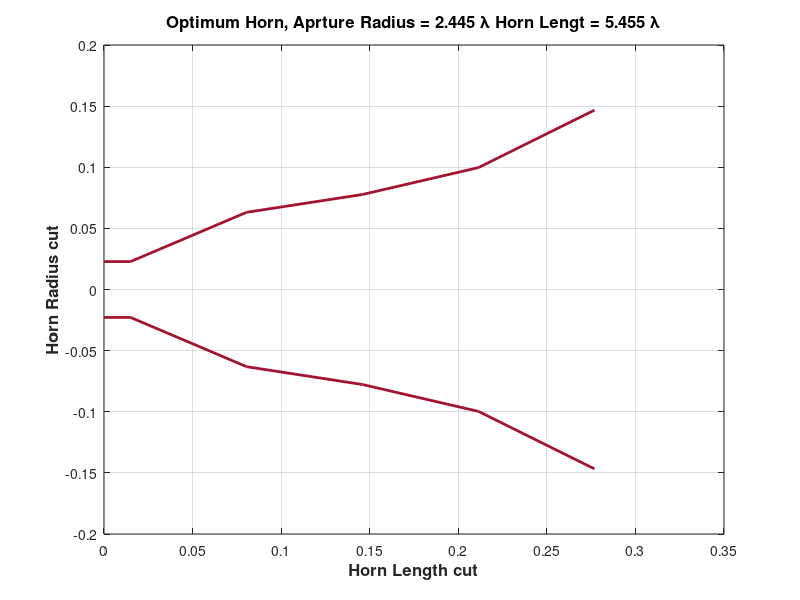

Write MATLAB code to recreate this figure. (Note: this script raises an error after producing the figure.)
%% Optimum design for -45dB return loss from pattern search optimization 
clear;
c0 = 3e8;
F = 5e9;
lamb = c0./F;
N = 5;
% data = load('fmincon_V2L_ms3serv2_fl.mat');
% fmin = data.fmin2;
% 
% R = [fmin.r(1) fmin.r(1:N).'];

R = [0.02283 0.02283 0.06313 0.07772 0.09971 0.1467]; % From GA algo


% R = [0.02 0.02 0.02667 0.03333 0.04 0.04667 0.05333 0.06 0.06667 0.07333 0.09562 0.08667 0.09333 0.1009 0.1067 0.1156...
%     0.1491];
% N = length(R) - 1;
% Len = 0.3912;
% Len = fmin.r(N + 1);

Len = 0.3273;

l1 = lamb./4;
L = [l1 ones(1, N - 1)./N .* Len];

for i = 1:N
    L_axis(i) = sum(L(1:i));
end
L_axis = [0 L_axis];
figure;
plot(L_axis, R, 'LineWidth', 2, 'Color', [0.6350, 0.0780, 0.1840] );
hold on;
plot(L_axis, -R, 'LineWidth', 2, 'Color', [0.6350, 0.0780, 0.1840] );
title(['Optimum Horn, Aprture Radius = ', num2str(R(end)./lamb), ' \lambda ', 'Horn Lengt = ', num2str(Len./lamb), ' \lambda'], 'FontSize', 12, 'FontWeight', 'bold');
xlabel('Horn Length cut', 'FontSize', 12, 'FontWeight', 'bold');
ylabel('Horn Radius cut', 'FontSize', 12, 'FontWeight', 'bold');
grid on;

%% Iteration over the frequencies 

SP = [R(2:end) Len];

XMN_data = load('Xmn.mat');
str = XMN_data.Xmn;

fc_ = fc(R(2), 1, 1);

% <<<<<<< Updated upstream
% F = linspace(fc_(1)+fc_(1)./100, fc_(3), 20);
% =======
F = linspace(fc_(1)+fc_(1)./100, fc_(11), 20);
% >>>>>>> Stashed changes
% F = 5e9;
% objective = @(x) GSM_N_opt_allvar(SP(1:N), SP(N+1), x(1:length(F)), 0);
tic;
% parfor i = 1:length(F)
RL = GSM_N_opt_allvar_V2_freq(SP(1:N), SP(N+1), F, 20);

time_used = toc;
% end

figure;
plot(F*1e-9, RL, 'LineWidth', 2);grid on;
xlabel('Frequency (GHz)', 'FontSize', 16, 'FontWeight', 'bold');
ylabel('Return loss (dB)', 'FontSize', 16, 'FontWeight', 'bold');
title('RL of patternsearch algo', 'FontSize', 16, 'FontWeight', 'bold');
% RL1 = GSM_N_opt_allvar(SP(1:N), SP(N+1), 5e9, 20);
% end
